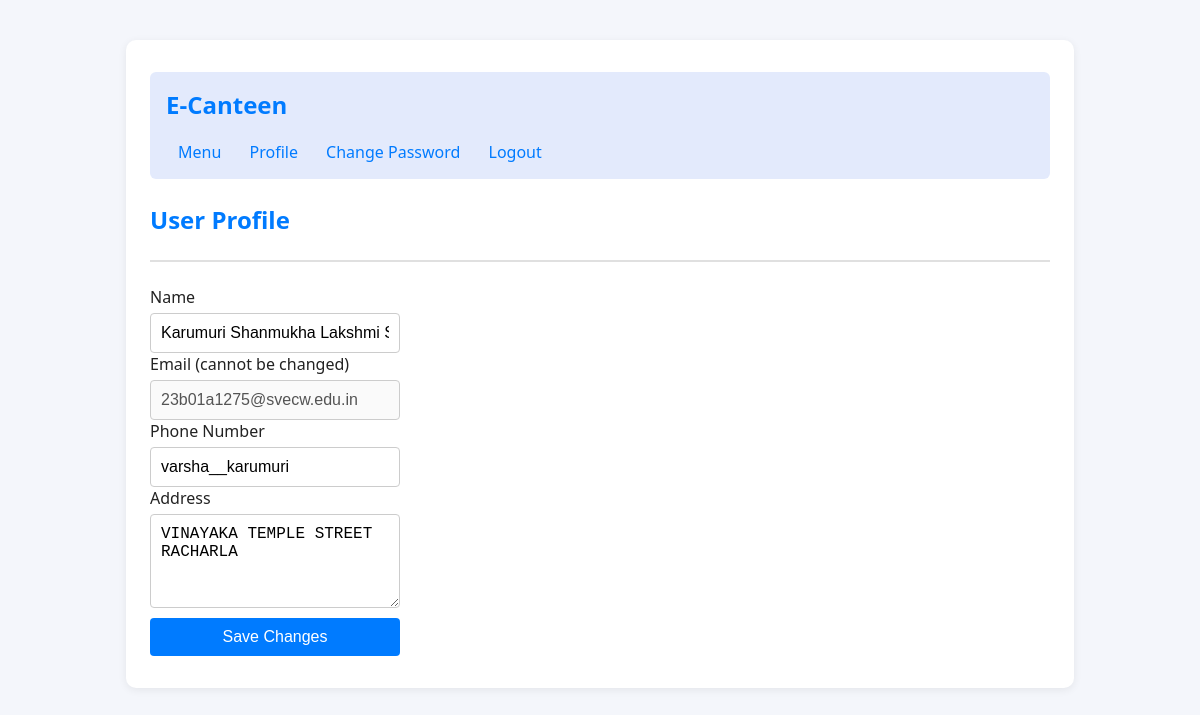
/user/profile/ (signed in), run on an earlier commit of the app's database.
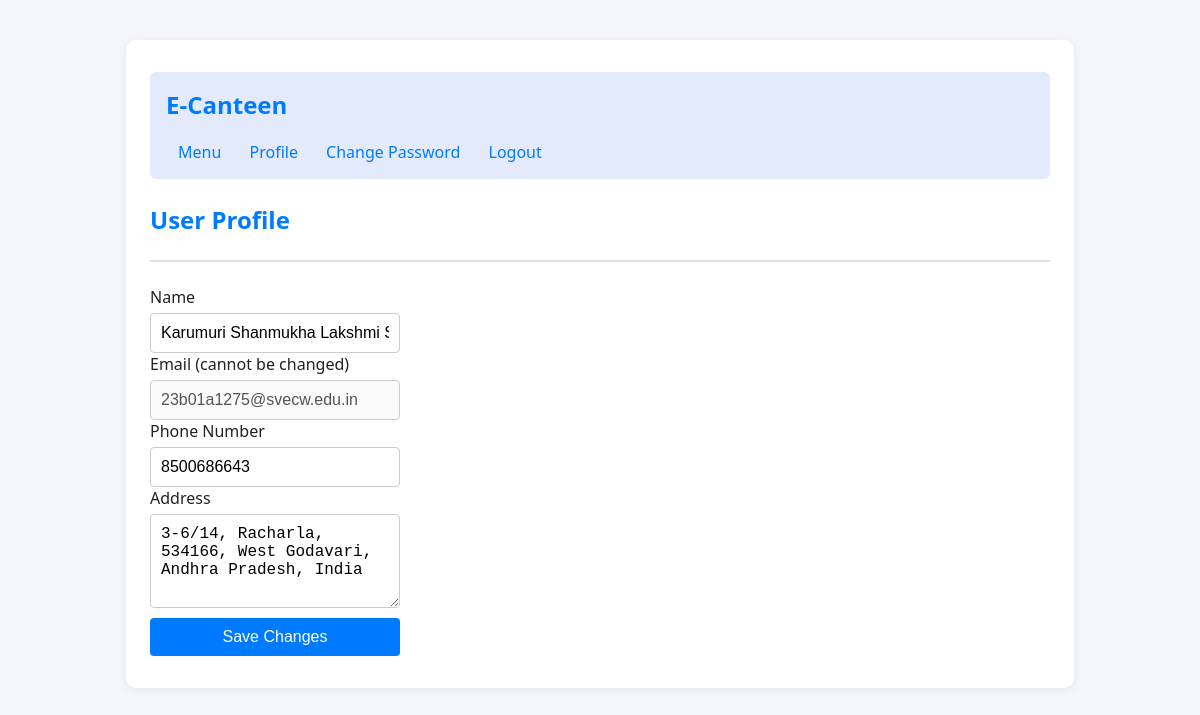
And on a later commit of the database.
### user/models.py (models this page shows, shortened)
class Users(models.Model):
    name = models.CharField(max_length=100)
    email = models.EmailField(unique=True)
    phone_number = models.CharField(max_length=15)
    address = models.TextField()
    password = models.CharField(max_length=128)

### user/views.py (the view)
# urls.py: path('profile/', views.user_profile, name='user_profile'),
def user_profile(request):
    user_id = request.session.get('user_id')
    if not user_id:
        return redirect('user_login')
    user = Users.objects.get(id=user_id)
    message = ''
    if request.method == 'POST':
        user.name = request.POST.get('name')
        user.phone_number = request.POST.get('phone_number')
        user.address = request.POST.get('address')
        user.save()
        message = 'Profile updated successfully!'
    return render(request, 'user/profile.html', {'user': user, 'message': message})

### templates/user/profile.html (shortened to what this page needs)
{% extends 'base.html' %}
{% block content %}
    <div class="navbar">
        <h2>E-Canteen</h2>
        <div>
            <a href="{% url 'menu_page' %}">Menu</a>
            <a href="{% url 'user_profile' %}">Profile</a>
            <a href="{% url 'change_password' %}">Change Password</a>
            <a href="{% url 'user_logout' %}">Logout</a>
        </div>
    </div>
    <h2>User Profile</h2>
    <hr>
    <form method="post">
        <div class="form-group">
            <label for="name">Name</label><br>
            <input type="text" name="name" id="name" value="{{ user.name }}" required>
        </div>
        <div class="form-group">
            <label for="email">Email (cannot be changed)</label><br>
            <input type="email" name="email" id="email" value="{{ user.email }}" disabled>
        </div>
        <div class="form-group">
            <label for="phone_number">Phone Number</label><br>
            <input type="text" name="phone_number" id="phone_number" value="{{ user.phone_number }}" required>
        </div>
        <div class="form-group">
            <label for="address">Address</label><br>
            <textarea name="address" id="address" rows="4" required>{{ user.address }}</textarea>
        </div>
        <button type="submit">Save Changes</button>
    </form>
{% endblock %}

What changed in the data, as far as the page shows it:
changed Users "Karumuri Shanmukha Lakshmi Satya Varsha": phone_number "varsha__karumuri" → "8500686643"; address "VINAYAKA TEMPLE STREET RACHARLA" → "3-6/14, Racharla, 534166, West Godavari, Andhra Pradesh, India"
